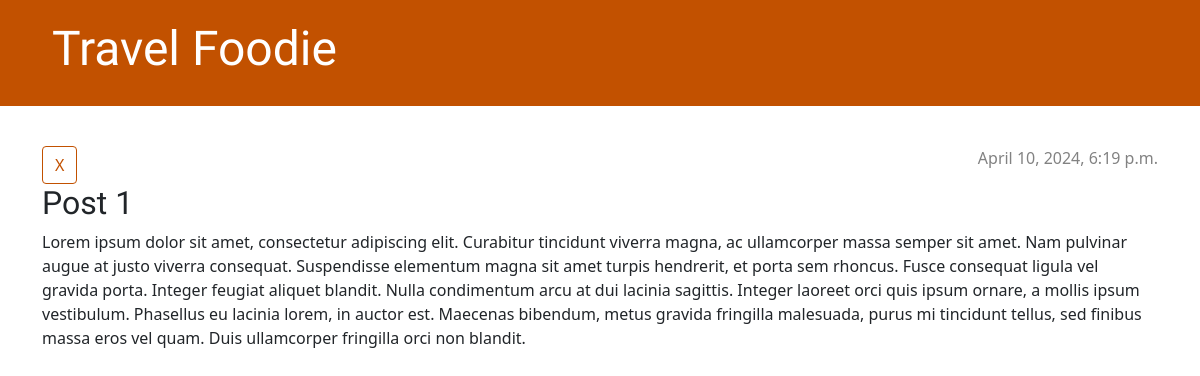
/post/1/, run on an earlier commit of the app's database.
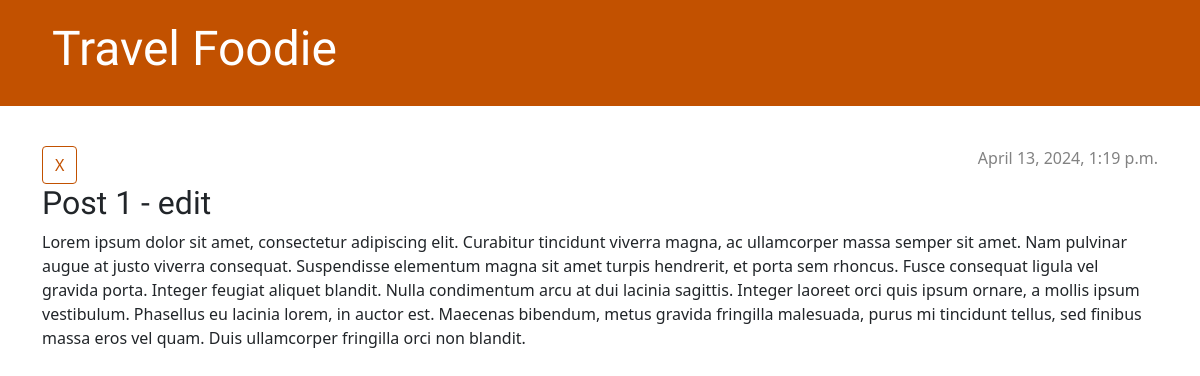
And on a later commit of the database.
### blog/models.py (models this page shows, shortened)
class Post(models.Model):
    author = models.ForeignKey(settings.AUTH_USER_MODEL, on_delete=models.CASCADE)
    title = models.CharField(max_length=200)
    text = models.TextField()
    created_date = models.DateTimeField(default=timezone.now)
    published_date = models.DateTimeField(blank=True, null=True)

### blog/views.py (the view)
# urls.py: path('post/<int:pk>/', views.post_detail, name='post_detail'),
def post_detail(request, pk):
    post = get_object_or_404(Post, pk=pk)
    return render(request, 'blog/post_detail.html', { 'post': post})

### blog/templates/blog/post_detail.html (shortened to what this page needs)
{% extends 'blog/base.html' %}
{% block content %}
    <article class="post">
        {% if post.published_date %}
            <div class="date">
        {{ post.published_date }}
            </div>
        {% else %}
            <a class="btn btn-secondary" href="{% url 'post_publish' pk=post.pk %}">
                Publish
            </a>
        {% endif %}
        <a class="btn btn-secondary" href="{% url 'post_remove' pk=post.pk %}">X</a>
        <h2>{{ post.title }}</h2>
        <p>{{ post.text|linebreaksbr }}</p>
    </article>
{% endblock %}

What changed in the data, as far as the page shows it:
changed Post: published_date "April 10, 2024, 6:19 p.m." → "April 13, 2024, 1:19 p.m."; title "Post 1" → "Post 1 - edit"
